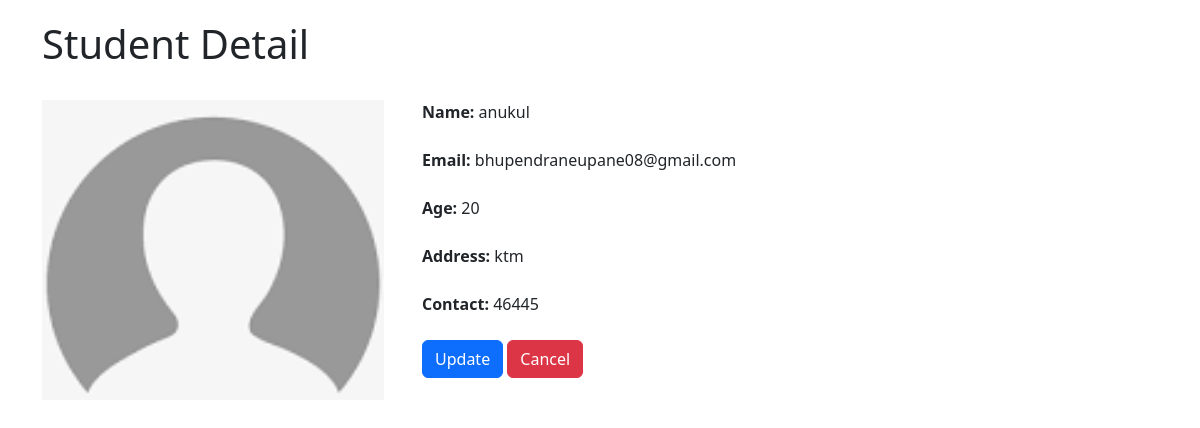
Page /student/detail/3 on the committed database.
### crud/models.py (models this page shows, shortened)
class Student(models.Model):
    name = models.CharField(max_length=20)
    email = models.EmailField()
    age = models.IntegerField()
    classroom = models.ForeignKey(ClassRoom, on_delete=models.CASCADE, related_name="classroom_students", null=True, blank=True)

class StudentProfile(models.Model):
    student = models.OneToOneField(Student, on_delete=models.CASCADE)
    profile_picture = models.FileField(null=True, blank=True, upload_to="profile_pictures")
    address = models.CharField(max_length=20, null=True, blank=True)
    contact = models.CharField(max_length=14, null=True, blank=True)

### crud/views.py (the view)
# urls.py: path("student/detail/<int:id>", student_detail, name="student_detail"),
def student_detail(request, id):
    std = Student.objects.get(id=id)
    return render(request, template_name="crud/detail.html", context={"title": "Student Detail", "student": std})

### crud/templates/crud/detail.html
{% extends 'crud/base.html' %}
{% load static %}
{% block content %}
    <h1>{{ title }}</h1><br>
    <div class="row">
        <div class="col-md-4">
            {% if student.studentprofile.profile_picture %}
                <img src="{{ student.studentprofile.profile_picture.url }}" style="height: 300px">
            {% else %}
                <img src="{% static 'crud/images.png' %}" style="height: 300px">
            {% endif %}
        </div>
        <div class="col-md-8">
            <b>Name:</b> {{ student.name }}<br><br>
            <b>Email:</b> {{ student.email }}<br><br>
            <b>Age:</b> {{ student.age }}<br><br>
            <b>Address:</b> {{ student.studentprofile.address }}<br><br>
            <b>Contact:</b> {{ student.studentprofile.contact }}<br><br>
            <div>
                <a href="{% url 'student_update' student.id %}" class="btn btn-primary">Update</a>
                <a href="{% url 'crud_student' %}" class="btn btn-danger">Cancel</a>
            </div>
        </div>
    </div>
{% endblock %}

### rows in the picture
Student: name "anukul", email "bhupendraneupane08@gmail.com", age "20", studentprofile.address "ktm", studentprofile.contact "46445"

### other values in the picture
{{ title }} "Student Detail"
